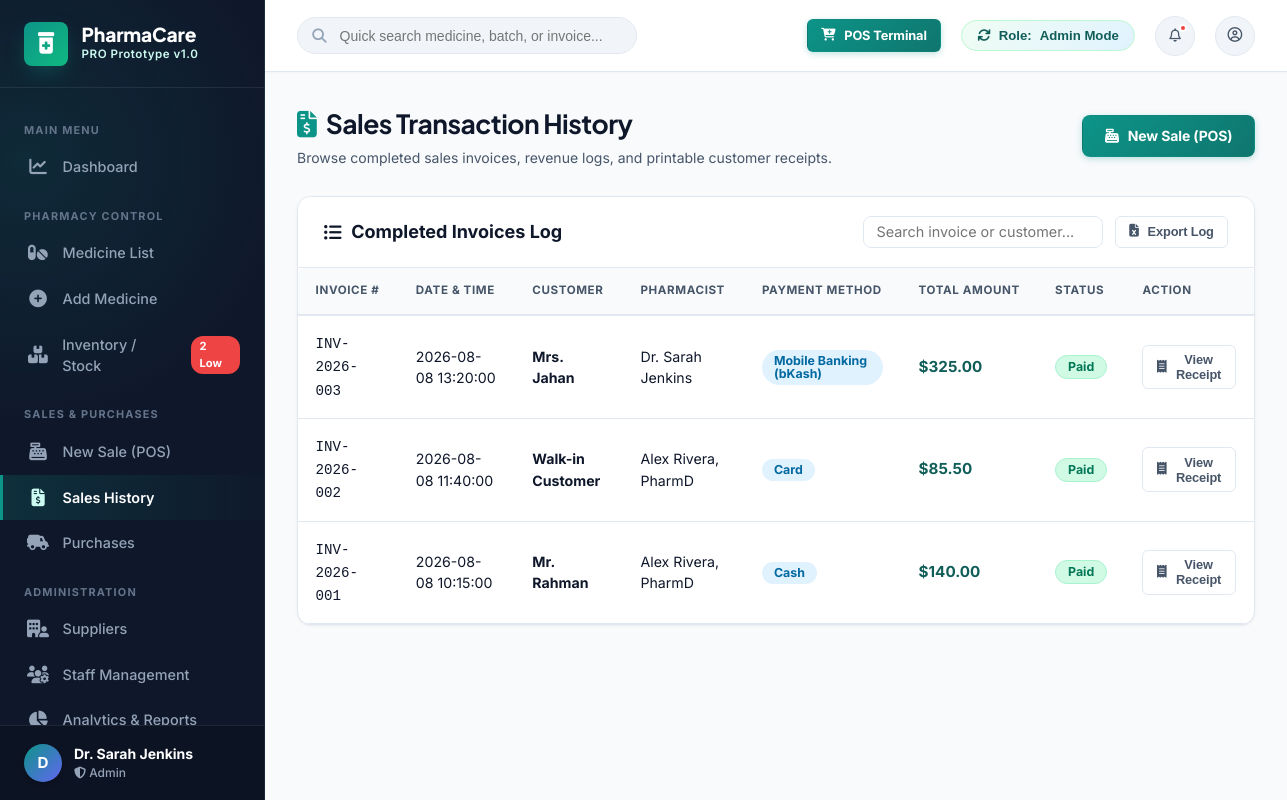
Page /sales/sales_history.php on the committed database.
### tables this page shows
CREATE TABLE `sales` (
  `id` INT AUTO_INCREMENT PRIMARY KEY,
  `invoice_no` VARCHAR(50) NOT NULL UNIQUE,
  `customer_name` VARCHAR(100) DEFAULT 'Walk-in Customer',
  `customer_phone` VARCHAR(20) DEFAULT '',
  `pharmacist_id` INT NOT NULL,
  `subtotal` DECIMAL(10,2) NOT NULL,
  `discount` DECIMAL(10,2) DEFAULT 0.00,
  `grand_total` DECIMAL(10,2) NOT NULL,
  `payment_method` VARCHAR(50) DEFAULT 'Cash',
  `payment_status` ENUM('Paid', 'Pending') DEFAULT 'Paid',
  `sale_date` TIMESTAMP DEFAULT CURRENT_TIMESTAMP,
  FOREIGN KEY (`pharmacist_id`) REFERENCES `users`(`id`)
);

CREATE TABLE `users` (
  `id` INT AUTO_INCREMENT PRIMARY KEY,
  `username` VARCHAR(50) NOT NULL UNIQUE,
  `password` VARCHAR(255) NOT NULL,
  `full_name` VARCHAR(100) NOT NULL,
  `email` VARCHAR(100) NOT NULL,
  `phone` VARCHAR(20) NOT NULL,
  `role` ENUM('Admin', 'Pharmacist', 'Staff') NOT NULL DEFAULT 'Pharmacist',
  `status` ENUM('Active', 'Inactive') NOT NULL DEFAULT 'Active',
  `created_at` TIMESTAMP DEFAULT CURRENT_TIMESTAMP
);

### includes/db_helper.php (called while the page is built, shortened)
<?php
function get_all_sales() {
    $pdo = getDBConnection();
    if ($pdo) {
        try {
            $stmt = $pdo->query("
                SELECT s.*, u.full_name as pharmacist_name
                FROM sales s
                LEFT JOIN users u ON s.pharmacist_id = u.id
                ORDER BY s.id DESC
            ");
            $rows = $stmt->fetchAll();
            if (!empty($rows)) return $rows;
        } catch (Exception $e) {}
    }
    return [
        ['id' => 1, 'invoice_no' => 'INV-2026-001', 'customer_name' => 'Mr. Rahman', 'customer_phone' => '+880 1711-223344', 'pharmacist_name' => 'Alex Rivera, PharmD', 'grand_total' => 140.00, 'payment_method' => 'Cash', 'payment_status' => 'Paid', 'sale_date' => '2026-08-08 10:15:00'],
        ['id' => 2, 'invoice_no' => 'INV-2026-002', 'customer_name' => 'Walk-in Customer', 'customer_phone' => 'N/A', 'pharmacist_name' => 'Alex Rivera, PharmD', 'grand_total' => 85.50, 'payment_method' => 'Card', 'payment_status' => 'Paid', 'sale_date' => '2026-08-08 11:40:00'],
        ['id' => 3, 'invoice_no' => 'INV-2026-003', 'customer_name' => 'Mrs. Jahan', 'customer_phone' => '+880 1819-998877', 'pharmacist_name' => 'Dr. Sarah Jenkins', 'grand_total' => 325.00, 'payment_method' => 'Mobile Banking (bKash)', 'payment_status' => 'Paid', 'sale_date' => '2026-08-08 13:20:00']
    ];
}
?>

### sales/sales_history.php (the view, shortened to what this page needs)
<?php
require_once __DIR__ . '/../includes/header.php';
require_once __DIR__ . '/../includes/sidebar.php';
$sales = get_all_sales();
?>
<div class="main-wrapper">
    <?php require_once __DIR__ . '/../includes/navbar.php'; ?>
    <div class="content-body">
        <div class="page-header">
            <div class="page-title">
                <h1><i class="fa-solid fa-file-invoice-dollar" style="color:var(--primary);"></i> Sales Transaction History</h1>
                <p>Browse completed sales invoices, revenue logs, and printable customer receipts.</p>
            </div>
            <div class="page-actions">
                <a href="new_sale.php" class="btn btn-primary">
                    <i class="fa-solid fa-cash-register"></i> New Sale (POS)
                </a>
            </div>
        </div>
        <div class="card">
            <div class="card-header">
                <div class="card-title">
                    <i class="fa-solid fa-list-ul"></i> Completed Invoices Log
                </div>
                <div style="display:flex; gap:0.75rem;">
                    <input type="text" id="salesSearchInput" class="form-control" style="width:240px; padding:0.4rem 0.8rem;" placeholder="Search invoice or customer..." onkeyup="filterTable('salesSearchInput', 'salesTable')">
                    <button class="btn btn-sm btn-outline" onclick="triggerReportDemo('Sales Log Export')"><i class="fa-solid fa-file-excel"></i> Export Log</button>
                </div>
            </div>
            <div class="card-body" style="padding:0;">
                <div class="table-responsive">
                    <table class="table" id="salesTable">
                        <thead>
                            <tr>
                                <th>Invoice #</th>
                                <th>Date & Time</th>
                                <th>Customer</th>
                                <th>Pharmacist</th>
                                <th>Payment Method</th>
                                <th>Total Amount</th>
                                <th>Status</th>
                                <th>Action</th>
                            </tr>
                        </thead>
                        <tbody>
                            <?php foreach ($sales as $sale): ?>
                            <tr>
                                <td><code><?php echo htmlspecialchars($sale['invoice_no']); ?></code></td>
                                <td><?php echo $sale['sale_date']; ?></td>
                                <td><strong><?php echo htmlspecialchars($sale['customer_name']); ?></strong></td>
                                <td><?php echo htmlspecialchars($sale['pharmacist_name']); ?></td>
                                <td><span class="badge" style="background:#e0f2fe; color:#0369a1;"><?php echo htmlspecialchars($sale['payment_method']); ?></span></td>
                                <td><strong style="color:var(--primary-dark); font-size:0.95rem;">$<?php echo number_format($sale['grand_total'], 2); ?></strong></td>
                                <td><span class="badge badge-in-stock"><?php echo htmlspecialchars($sale['payment_status']); ?></span></td>
                                <td>
                                    <button class="btn btn-sm btn-outline" onclick="viewHistoricalInvoice('<?php echo htmlspecialchars($sale['invoice_no']); ?>', '<?php echo htmlspecialchars($sale['customer_name']); ?>', '<?php echo number_format($sale['grand_total'], 2); ?>', '<?php echo htmlspecialchars($sale['payment_method']); ?>', '<?php echo $sale['sale_date']; ?>')">
                                        <i class="fa-solid fa-receipt"></i> View Receipt
                                    </button>
                                </td>
                            </tr>
                            <?php endforeach; ?>
                        </tbody>
                    </table>
                </div>
            </div>
        </div>
    </div>
</div>
<?php require_once __DIR__ . '/../includes/footer.php'; ?>

### rows in the picture
sales: invoice_no "INV-2026-003", sale_date "2026-08-08 13:20:00", customer_name "Mrs. Jahan", pharmacist.full_name "Dr. Sarah Jenkins", payment_method "Mobile Banking (bKash)", grand_total "325.00", payment_status "Paid"
sales: invoice_no "INV-2026-002", sale_date "2026-08-08 11:40:00", customer_name "Walk-in Customer", pharmacist.full_name "Alex Rivera, PharmD", payment_method "Card", grand_total "85.50", payment_status "Paid"
sales: invoice_no "INV-2026-001", sale_date "2026-08-08 10:15:00", customer_name "Mr. Rahman", pharmacist.full_name "Alex Rivera, PharmD", payment_method "Cash", grand_total "140.00", payment_status "Paid"

### other values in the picture
substr($_SESSION['user_name'] ?? 'Admin', 0, 1) "D"
$_SESSION['user_name'] "Dr. Sarah Jenkins"
$role "Admin"
